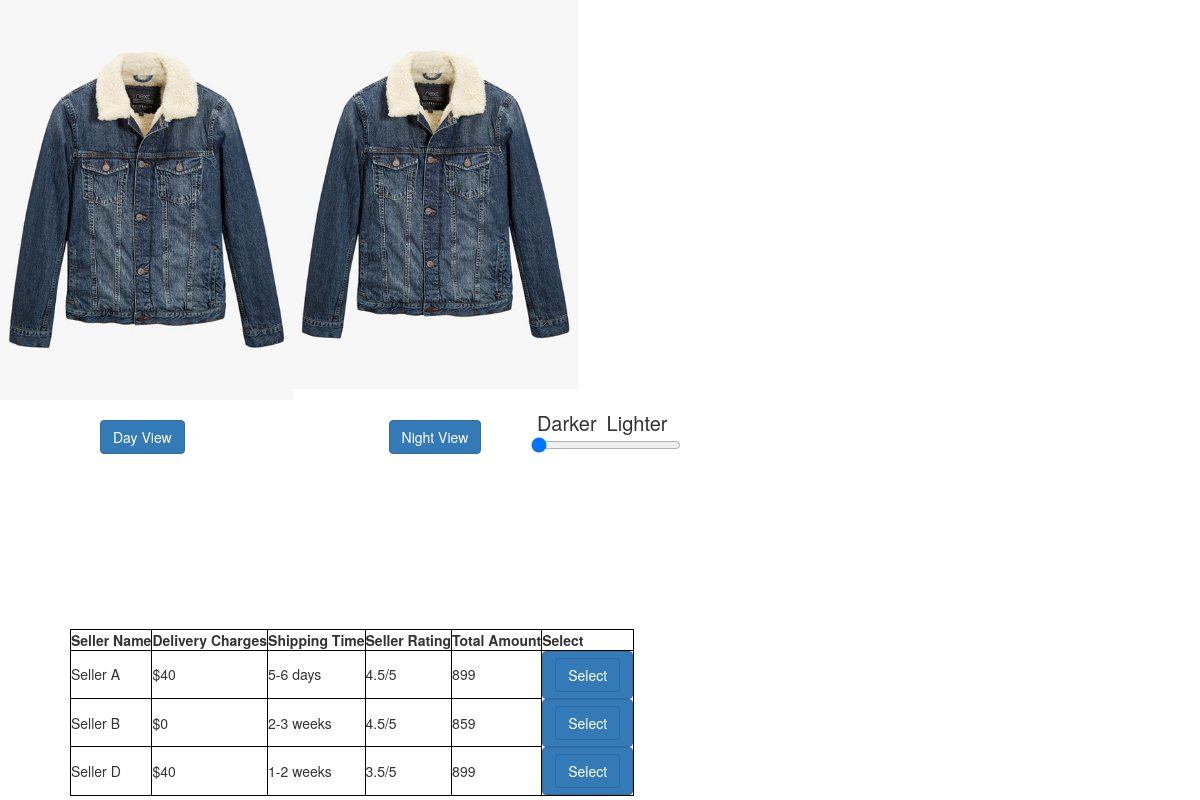
The page /images/product-url-5.php on the database its author committed.
### tables this page shows
CREATE TABLE IF NOT EXISTS `seller` (
`seller_id` int(10) NOT NULL,
  `seller_title` text NOT NULL,
  `seller_price` int(10) NOT NULL,
  `seller_time` text NOT NULL,
  `seller_rating` text NOT NULL
);

CREATE TABLE IF NOT EXISTS `products` (
`product_id` int(10) NOT NULL,
  `p_cat_id` int(10) NOT NULL,
  `cat_id` int(10) NOT NULL,
  `manufacturer_id` int(10) NOT NULL,
  `date` timestamp NOT NULL DEFAULT CURRENT_TIMESTAMP ON UPDATE CURRENT_TIMESTAMP,
  `product_title` text NOT NULL,
  `product_url` text NOT NULL,
  `product_img1` text NOT NULL,
  `product_price` int(10) NOT NULL,
  `status` varchar(255) NOT NULL
);

### public_html/images/product-url-5.php (the view, shortened to what this page needs)
<!DOCTYPE html>
<head>
<link href="style.css" rel="stylesheet">
<link href="../styles/bootstrap.min.css" rel="stylesheet">
</head>
<?php
$db = mysqli_connect('mysql', "root", "pass", "Ecom_Store");
    echo "
<div class='product' >
<img src='Next-Denim-Borg-Lined-Western-Jacket-0463-0064553-1-pdp_slider_l.jpg' style='float:left;height:400px;'>
<div class='container'>
<img src='Next-Denim-Borg-Lined-Western-Jacket-0463-0064553-1-pdp_slider_l.jpg' class='image'>
  <div class='night' id='night'>
  </div>
</div>
<p class='btn btn-primary btn1'>Day View</p>
<p class='btn btn-primary btn1 btn2'>Night View
<fieldset class='field' style='width: 150px; height: 150px;display:inline-block;margin-left:50px;font-size:20px;'>
  <label for='b'></label>
  Darker&ensp;Lighter<input type='range' min='0' max='255' id='b' step='1' value='0'>
  <output for='b' style='font-size:20px;'></output>
</fieldset>  </p>
<br><br>
</div>
";
$get_prod = "select * from products where product_id=5";
$run_prod = mysqli_query($db, $get_prod);
   while($row_prod = mysqli_fetch_array($run_prod)){
       $pro_id= 5;
       $pro_price=$row_prod['product_price'];
}
$get_seller = "select * from seller WHERE seller_id=7";
$run_seller = mysqli_query($db, $get_seller);
echo "<table><tr><th>Seller Name</th><th>Delivery Charges</th><th>Shipping Time</th><th>Seller Rating</th><th>Total Amount</th><th>Select</th></tr>";
   while($row_seller = mysqli_fetch_array($run_seller)){
    $s_price=$row_seller['seller_price'];
    $amt=$s_price+$pro_price;
    echo "<tr><td>".$row_seller['seller_title']."</td><td>$".$row_seller['seller_price']."</td><td>".$row_seller['seller_time']."</td><td>".$row_seller['seller_rating']."</td><td>".$amt."</td><td class='btn btn-primary sel'><a href='../cart.php?itemId=$pro_id&quantity=1&price=$amt&size=Medium' class='btn btn-primary' style='text-decoration: none;'>Select</a></td></tr>";
}
echo "</table>";
?>

### public_html/images/style.css (style rules this page uses)
table { margin-left: 70px; margin-top: 20px; }
table, th, td { border: 1px solid black; border-collapse: collapse; }
th, td { padding: 15px; }
.container { position: relative; width: 10%; }
.image { display: inline; width: 25%; height: auto; }
.night { position: absolute; top: 0; bottom: 0; left: 17%; right: 0; height: 100%; width: 25%; opacity: 0.6; transition: 0.5s ease; }
.btn1 { margin-left: 100px; margin-top: 20px; }
.btn2 { margin-left: 200px; }

### rows shown on the page
seller: seller_title "Seller A", seller_price "40", seller_time "5-6 days", seller_rating "4.5/5", seller_price.product_price "899"
seller: seller_title "Seller B", seller_price "0", seller_time "2-3 weeks", seller_rating "4.5/5", seller_price.product_price "859"
seller: seller_title "Seller D", seller_price "40", seller_time "1-2 weeks", seller_rating "3.5/5", seller_price.product_price "899"
